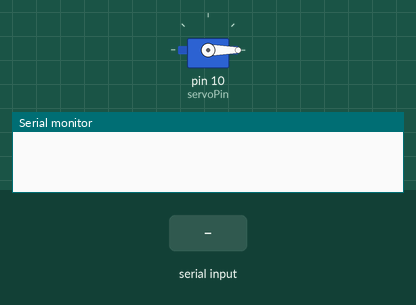
This sketch was run on a simulated Arduino Uno, built with avr-gcc and run on an emulated ATmega328P. Shown: servo, the last lines printed to the serial monitor. The inputs (shaded band) are chosen by the test bench.

Above: at 1.2 s.
1.3 s: "90,45\n" received over Serial
At 2.5 s:
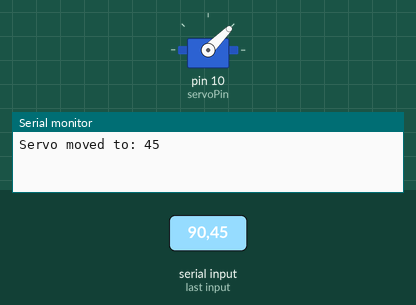
2.8 s: "30,150\n" received over Serial
At 3.7 s:
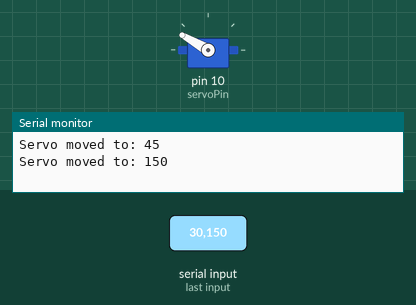
4.3 s: "90\n" received over Serial
At 4.7 s:
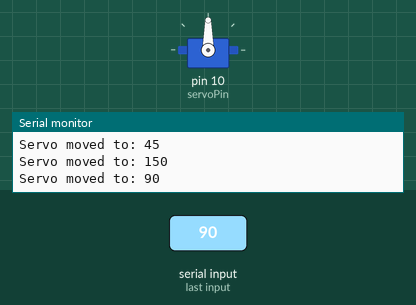
5.8 s: "200\n" received over Serial
At 7.1 s:
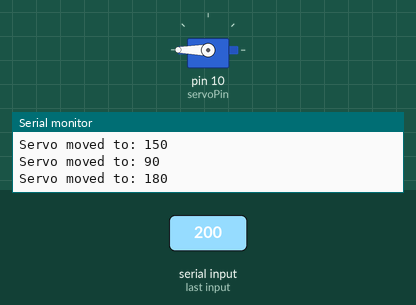
Timing chart, 0 to 8.3 s (numbered marks = the images above; inputs shaded):
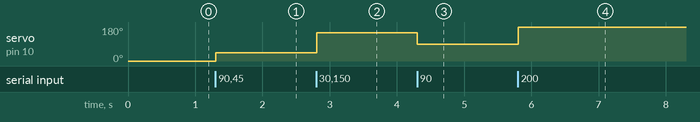

The sketch:

act7_servo_loro.ino
```cpp
#include <Servo.h>

Servo myServo;

const int servoPin = 10;

void setup() {
  myServo.attach(servoPin);

  Serial.begin(9600);

  myServo.write(0);
}

void loop() {

  if (Serial.available() > 0) {

    int angle = Serial.parseInt();

    if (Serial.read() == '\n') {

      angle = constrain(angle, 0, 180);


      myServo.write(angle);

      Serial.print("Servo moved to: ");
      Serial.println(angle);
    }
  }
}
```

Measured:
- after the input at 1.3 s, servo on pin 10 (servoPin): 0° → 45° at once
- after the input at 2.8 s, servo on pin 10 (servoPin): 45° → 150° at once
- after the input at 4.3 s, servo on pin 10 (servoPin): 150° → 90° at once
- after the input at 5.8 s, servo on pin 10 (servoPin): 90° → 180° at once
